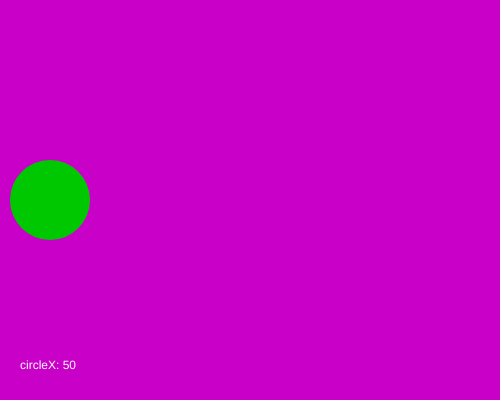
Frame 1 (no input)
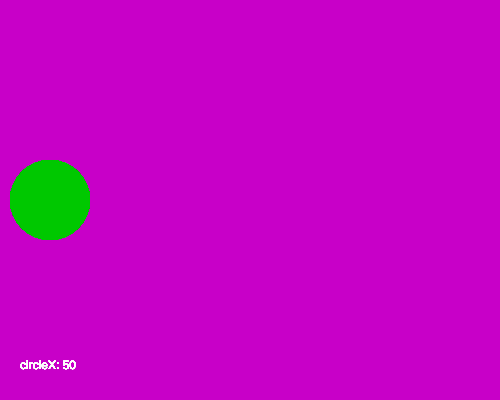
Frame 60 (no input)
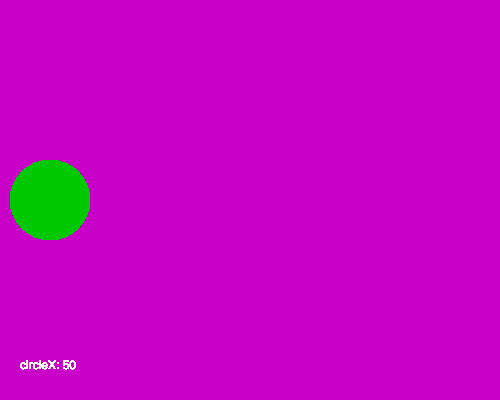
Frame 120 (the mouse pressed at the canvas centre since frame 60)

The p5.js sketch that drew these frames (run headless with seeded random() and noise() and a simulated clock; from frame 60 on, the mouse is pressed at the canvas centre):

// p5.js sketch
// ── sketch.js
/*
Koderne her er skrevet med henblik på undervisning i programmering på C niveau i gymnasiefaget Informatik

Programmet opretter først en variabel: circleX som sættes til 50. I funktionen draw() tegnes en ellipse, hvor variablen bruges til at definere cirklens x-værdi
*/

var circleX = 50;

//I setup() oprettes lærredets størrelse og baggrundsfarve
function setup() {
  createCanvas(500, 400);
  background(200, 0, 200);
}

//draw() kaldes 60 gange i sekundet
function draw() {
  
  noStroke();        
  fill(0, 200, 00);
  ellipse(circleX, 200, 80, 80);
    

  //Koden nedenfor viser teksten, hvor man kan se hvad variablen circleX er sat til    
  fill(255);
  textSize(12);    
  text("circleX: " + circleX, 20, 360, 200, 200);
}

/*
Opgaver

Prøv først at sætte variablen circleX til noget andet - fx 80, og tryk gem (ctrl-s || cmd-s). Nu flytter cirklen sig - selvfølgelig - fordi variablen jo definerer dens x-værdi. 

Lav en ny variabel - kald den circleY - og brug den til at sætte cirklens y-værdi.

Se om du kan skrive en tekst med circleY på skærmen - på samme måde som circleX skrives.
_ _ _ _ 

Lad os prøve at få cirklen til at bevæge sig hen over skærmen. Husk på at metoden draw() udføres 60. gange hvert sekund. 

Prøv at plusse variablen circleX med 1 hver gang draw() udføres..

Nu ser det lidt mærkeligt ud. Cirklen bliver ved med at blive tegnet, og teksten skriver tallene oven i hinanden. 

Kald metoden background(r, g, b) med en eller anden baggrundsfarve lige før du tegner med fill() og ellipse(); Se https://p5js.org/reference/#/p5/background

Ok?

Som du kan se fortsætter circleX - selvfølgelig - med at blive større i det uendelige. Det ville være sjovere hvis den skiftede retning når den rammer siden af skærmen. 

For at gøre det, er det nemmest at bruge en variabel - speed - som du kan sætte til for eksempel 1 eller -1; Start derfor med at oprette en variabel - præcis ligesom circleX i toppen af koden - som du kalder for speed:

var speed = 1; 

Husk så at bruge variablen speed, når du sætter circleX i draw();

Nu skal du så fortælle maskinen hvilken logik den skal bruge: hvis circleX er blevet større end sidens bredde - så sæt speed til -1. 

Du kan se hvordan man laver et if() {} else(){} statement her: https://www.w3schools.com/js/js_if_else.asp. 

Hvis du kan det, vil du se, at cirklen nu vender pænt når den rammer højre side - men ikke venstre. 

Kan du lave et nyt if() statement som vender speed til plus igen, når circleX er mindre end 0?

- - - - 

Lidt sværere opgaver

Variablen "frameCount" er indbygget i p5 og returnerer altid et tal mellem 1 og 60; Operatoren MODULO skrive som "%". Kan du få cirklens størrelse til at skifte med frameCount % 60? 

Lige nu bruges funktionen fill() til at sætte cirklens farve til noget grønt. Kan du oprette en variabel - fx green - som styrer cirklens farve vha variablen circleX?

Musens x-position hedder altid mouseX i dette program. Se om du kan bruge mouseX til at styre speed?

- - - - 

Svær opgave 

Kan du oprette en variabel som styrer baggrundsfarven, så den får præcis den modsatte andel grøn end cirklen? Altså hvis cirklen er grøn = 255, skal baggrundsfarven være grøn = 0 - og omvendt. 

I begge tilfælde skal du bruge funktionen map(), som kan omsætte variablen circleX' værdi til en værdi mellem 0 og 255;

Se her: https://p5js.org/reference/#/p5/map

*/
